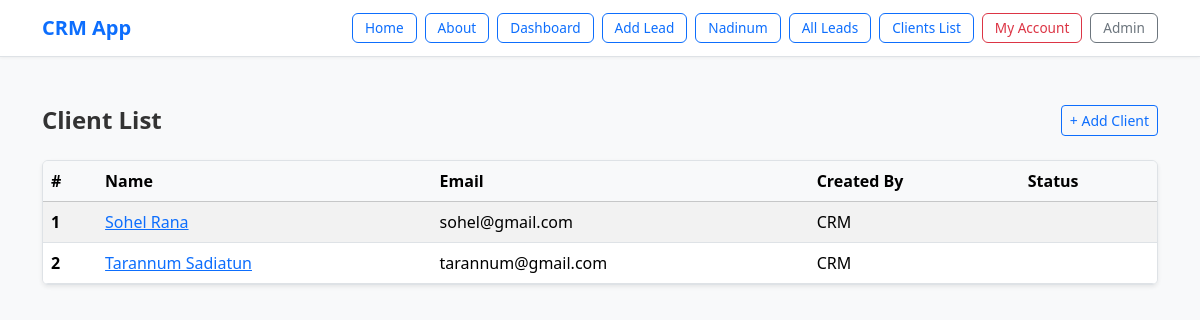
The page /client_list/ (signed in) on the database its author committed.
### client/models.py (models this page shows, shortened)
class Client(models.Model):
    name=models.CharField(max_length=50)
    team=models.ForeignKey(Team, related_name='clients', on_delete=models.CASCADE)
    email=models.EmailField()
    description=models.TextField(blank=True, null=True)
    created_by=models.ForeignKey(User, related_name='clients', on_delete=models.CASCADE)
    created_at=models.DateTimeField(auto_now_add=True)
    modified_at=models.DateTimeField(auto_now=True)
    class Meta:
        ordering = ('name',)  # ✅ tuple

### client/views.py (the view)
# urls.py: path('', views.client_list, name="client_list"),
@login_required
def client_list(request):
    clients=Client.objects.filter(created_by=request.user)
    return render(request,'client/clients_list.html', {
        'clients': clients
    })

### client/templates/client/clients_list.html (shortened to what this page needs)
{% extends 'crm/base.html' %}
{% block content %}
<div class="d-flex justify-content-between align-items-center mb-4">
    <h1 class="h4 fw-semibold mb-0">Client List</h1>
    <a class="btn btn-outline-primary btn-sm" href="{% url 'addclient' %}">+ Add Client</a>
</div>
{% if clients %}
    <div class="table-responsive shadow-sm rounded border">
        <table class="table table-hover table-striped mb-0">
            <thead class="table-light">
                <tr>
                    <th scope="col">#</th>
                    <th scope="col">Name</th>
                    <th scope="col">Email</th>
                    <th scope="col">Created By</th>
                    <th scope="col">Status</th>
                </tr>
            </thead>
            <tbody>
                {% for client in clients %}
                    <tr>
                        <th scope="row">{{ forloop.counter }}</th>
                        <td><a href="{% url 'clients_detail' client.id %}">{{ client.name }}</a></td>
                        <td>{{ client.email }}</td>
                        <td>{{ client.created_by }}</td>
                        <td>{{ client.get_status_display }}</td>
                    </tr>
                {% endfor %}
            </tbody>
        </table>
    </div>
{% else %}
    <div class="alert alert-light border text-center" role="alert">
        No Clients found.
    </div>
{% endif %}
{% endblock %}

### crm/templates/crm/base.html (style rules this page uses)
body { font-family: "Segoe UI", Roboto, sans-serif; background-color: #f8f9fa; }
.container h1, .container h3 { color: #333; }

### rows shown on the page
Client: name "Sohel Rana", email "sohel@gmail.com", created_by "CRM"
Client: name "Tarannum Sadiatun", email "tarannum@gmail.com", created_by "CRM"
